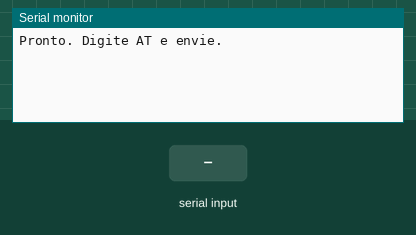
The sketch below on a simulated Arduino Uno, built with avr-gcc and run on an emulated ATmega328P. On the bench: the last lines printed to the serial monitor. Inputs (shaded band) come from the test bench.

Above: at 1.2 s.
1.3 s: "1" received over the second serial link
At 1.9 s:
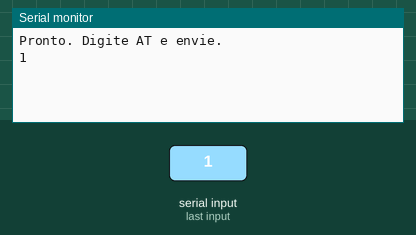
2.8 s: "0" received over the second serial link
At 4.3 s:
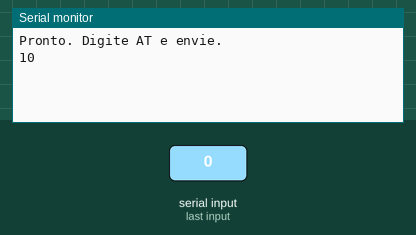

Measured:
- after the input at 1.3 s, the serial monitor: prints a new line at once (image 1)
- after the input at 2.8 s, the serial monitor: prints a new line at once (image 2)

The sketch:

HC08_config_luva.ino
```cpp
/*
 * GloveBot - Configuracao do HC-08 da LUVA (LilyPad USB)
 * Ponte entre o Monitor Serial e o HC-08, para digitar comandos AT.
 *
 * HC-08 TX -> pino 9 | HC-08 RX -> pino 10 (igual ao codigo da luva)
 * Monitor Serial: 9600 baud, "Ambos NL e CR"
 * ATENCAO: este sketch substitui o codigo da luva. Depois e preciso
 * gravar de novo o codigo do emissor.
 */
#include <SoftwareSerial.h>

SoftwareSerial bt(9, 10);   // RX, TX

void setup() {
  Serial.begin(9600);
  bt.begin(9600);
  while (!Serial) { }
  Serial.println(F("Pronto. Digite AT e envie."));
}

void loop() {
  while (bt.available())     Serial.write(bt.read());
  while (Serial.available()) bt.write(Serial.read());
}
```
